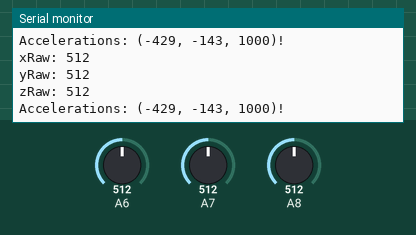
Bench run of a sketch on a simulated Arduino Mega 2560, built with avr-gcc and run on an emulated ATmega2560. On the bench: the last lines printed to the serial monitor. The inputs (shaded band) are chosen by the test bench; at power-on: A6 = 512, A7 = 512, A8 = 512.

Above: at 1.2 s.
1.3 s: A6 set to 402
At 1.87 s:
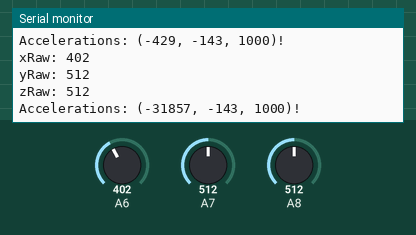
2.8 s: A7 set to 402
At 3.42 s:
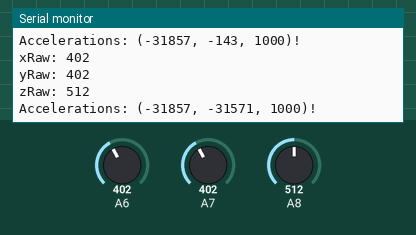
4.3 s: A8 set to 402
At 4.96 s:
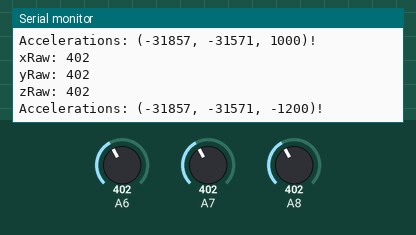
5.8 s: A8 set to 422
At 6.51 s:
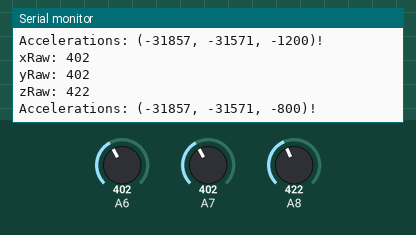
8.8 s: A6 set to 422
At 9.61 s:
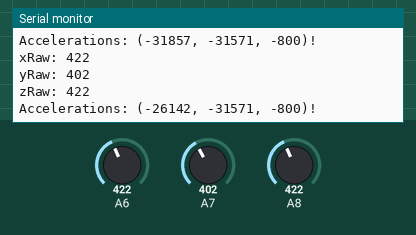
10.3 s: A7 set to 422
At 10.64 s:
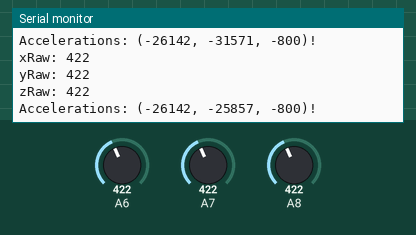
Timing chart, 0 to 12.8 s (numbered marks = the images above; inputs shaded):
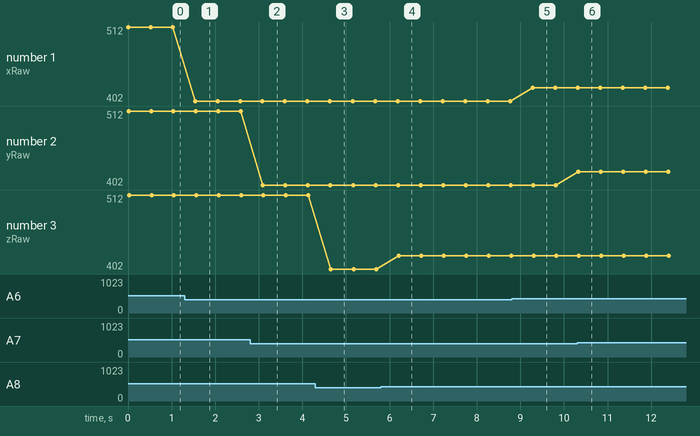

The sketch:

IMU.ino
```cpp
//Accelerometer
const int xInput = A6;
const int yInput = A7;
const int zInput = A8;
//const int buttonPin = 2;

// Raw Ranges:
// initialize to mid-range and allow calibration to
// find the minimum and maximum for each axis
int xRawMin = 510;
int xRawMax = 517;

int yRawMin = 509;
int yRawMax = 516;

int zRawMin = 412;
int zRawMax = 512;

int xRaw, yRaw, zRaw;
long xScaled, yScaled, zScaled;


//Adafruit_GPS GPS(&gpsSerial);
String message;
String temp;
char buf[32];
void setup() {
  Serial.begin(9600);
}

void loop() {
  readAccel();

  message = String("Accelerations: (");
  temp = String(xScaled);
  message = String(message + temp);
  message = String(message + ", ");
  temp = String(yScaled);
  message = String(message + temp);
  message = String(message + ", ");
  temp = String(zScaled);
  message = String(message + temp);
  message = String(message + ")");


  message = String(message + "!\n");

  Serial.println(message);

  delay(500);
}

void readAccel() {
  xRaw = ReadAxis(xInput);
  yRaw = ReadAxis(yInput);
  zRaw = ReadAxis(zInput);
  Serial.print("xRaw: ");
  Serial.println(xRaw);
  Serial.print("yRaw: ");
  Serial.println(yRaw);
  Serial.print("zRaw: ");
  Serial.println(zRaw);
  xScaled = map(xRaw, xRawMin, xRawMax, -1000, 1000);
  yScaled = map(yRaw, yRawMin, yRawMax, -1000, 1000);
  zScaled = map(zRaw, zRawMin, zRawMax, -1000, 1000);
}

int ReadAxis(int axisPin) {
  long reading = 0;
  analogRead(axisPin);
  delay(1);
  for (int i = 0; i < 10; i++)
  {
    reading += analogRead(axisPin);
  }
  return reading / 10;
}
```

Measured:
- after the input at 1.3 s, the serial monitor: prints a new line after 0.24 s (image 1)
- after the input at 2.8 s, the serial monitor: prints a new line after 0.30 s (image 2)
- after the input at 4.3 s, the serial monitor: prints a new line after 0.36 s (image 3)
- after the input at 5.8 s, the serial monitor: prints a new line after 0.41 s (image 4)
- after the input at 8.8 s, the serial monitor: prints a new line after 0.48 s (image 5)
- after the input at 10.3 s, the serial monitor: prints a new line at once (image 6)
- plotted number 1: 512 → 402 after the input at 1.3 s
- plotted number 3: 402 → 422 after the input at 5.8 s
